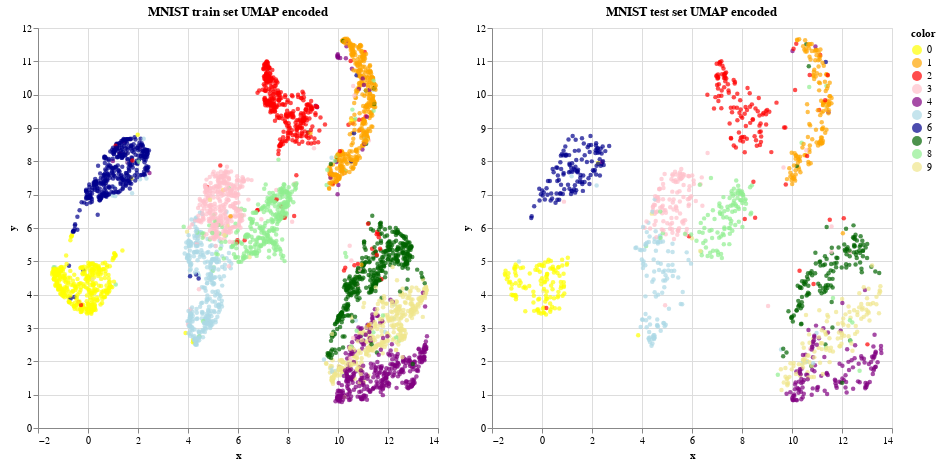

The cell this chart's notebook holds for it:
### Markdown cell above
## altair

### Code cell
domain = [0, 1, 2, 3, 4, 5, 6, 7,8, 9]
range_ = ['yellow', 'orange', 'red', 'pink', 'purple', 'lightblue', 'darkblue','darkgreen', 'lightgreen', 'khaki']
brush = alt.selection(type='interval')

alt.Chart(source_train).mark_circle(size=20).encode(
    x='x:Q',
    y='y:Q',
    color=alt.condition(brush, alt.Color('color:N', scale=alt.Scale(domain=domain, range=range_, type=alt.ScaleType('ordinal'))), alt.value('grey')),
    tooltip=['color']
).properties(width=400, height=400, title='MNIST train set UMAP encoded'
).add_selection(brush) | alt.Chart(
    source_test).mark_circle(size=20).encode(
    x='x',
    y='y',
    color=alt.condition(brush, alt.Color('color:N', scale=alt.Scale(domain=domain, range=range_, type=alt.ScaleType('ordinal'))), alt.value('grey')),
    tooltip=['color']
).properties(width=400, height=400, title='MNIST test set UMAP encoded'
).add_selection(brush)

### Figure 1 — Vega-Lite specification as saved in the notebook (floating-point values rounded to 4 significant figures; data arrays with more than 128 entries replaced by an {"elided": "..."} marker saying what was removed)
{"config": {"view": {"continuousWidth": 300, "continuousHeight": 300}}, "hconcat": [{"data": {"name": "data-04d14fdaba3241d3085f7a75979030ce"}, "mark": {"type": "circle", "size": 20}, "encoding": {"color": {"condition": {"param": "param_1", "field": "color", "scale": {"domain": [0, 1, 2, 3, 4, 5, 6, 7, 8, 9], "range": ["yellow", "orange", "red", "pink", "purple", "lightblue", "darkblue", "darkgreen", "lightgreen", "khaki"], "type": "ordinal"}, "type": "nominal"}, "value": "grey"}, "tooltip": [{"field": "color", "type": "quantitative"}], "x": {"field": "x", "type": "quantitative"}, "y": {"field": "y", "type": "quantitative"}}, "height": 400, "name": "view_1", "title": "MNIST train set UMAP encoded", "width": 400}, {"data": {"name": "data-d6d2bd5cc59756a32aef20222c78b654"}, "mark": {"type": "circle", "size": 20}, "encoding": {"color": {"condition": {"param": "param_1", "field": "color", "scale": {"domain": [0, 1, 2, 3, 4, 5, 6, 7, 8, 9], "range": ["yellow", "orange", "red", "pink", "purple", "lightblue", "darkblue", "darkgreen", "lightgreen", "khaki"], "type": "ordinal"}, "type": "nominal"}, "value": "grey"}, "tooltip": [{"field": "color", "type": "quantitative"}], "x": {"field": "x", "type": "quantitative"}, "y": {"field": "y", "type": "quantitative"}}, "height": 400, "name": "view_2", "title": "MNIST test set UMAP encoded", "width": 400}], "params": [{"name": "param_1", "select": {"type": "interval"}, "views": ["view_1", "view_2"]}], "$schema": "https://vega.github.io/schema/vega-lite/v5.16.3.json", "datasets": {"data-04d14fdaba3241d3085f7a75979030ce": {"elided": "3750 records"}, "data-d6d2bd5cc59756a32aef20222c78b654": {"elided": "1250 records"}}}
